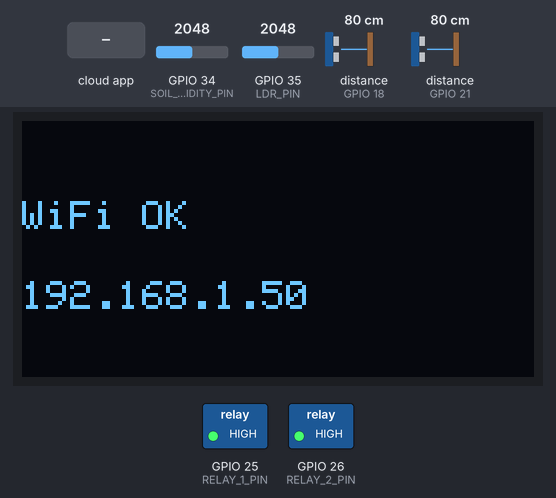
Bench run of a sketch on a simulated ESP32. On the bench: 128×64 one-colour display, switched loads named in the sketch (green lamp = pin HIGH). The test bench sets the inputs (shaded band); at power-on: distance to the obstacle (sensors on GPIO 18, GPIO 21) 80 cm, GPIO 34 (SOIL_HUMIDITY_PIN) = 2048, GPIO 35 (LDR_PIN) = 2048. The echo pulse lasts 58.3 µs per cm; WiFi joins after 1.5 s; servers stay silent unless stated; the Firebase database answers and starts empty; pins used as bus, display or sensor lines are not drawn; what the sketch prints to the serial monitor is not drawn.

Above: at 1.7 s.
At 7.0 s:
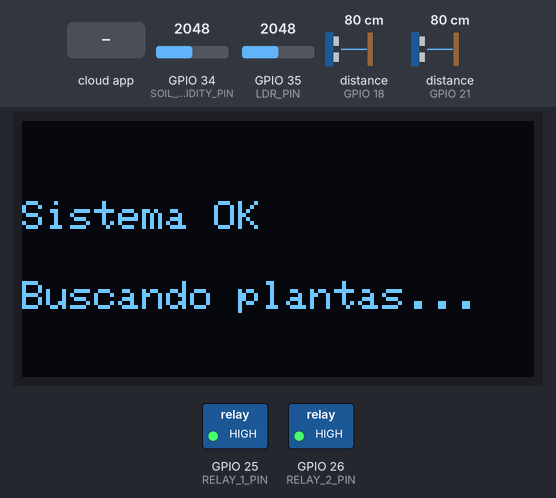
7.1 s: the phone or cloud app sets current_plant_id to 0
At 7.7 s:
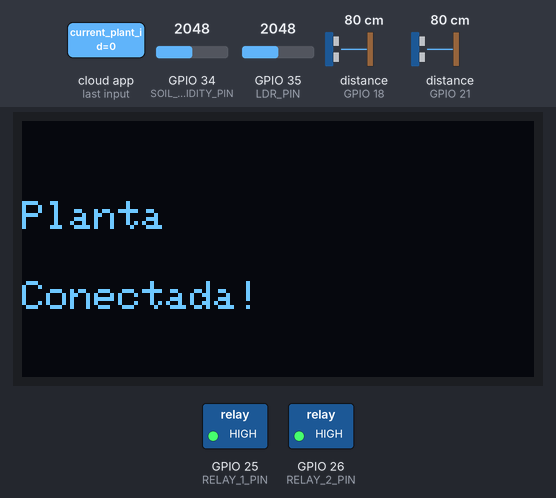
8.8 s: distance to the obstacle (sensor on GPIO 18) set to 2 cm
At 11.7 s:
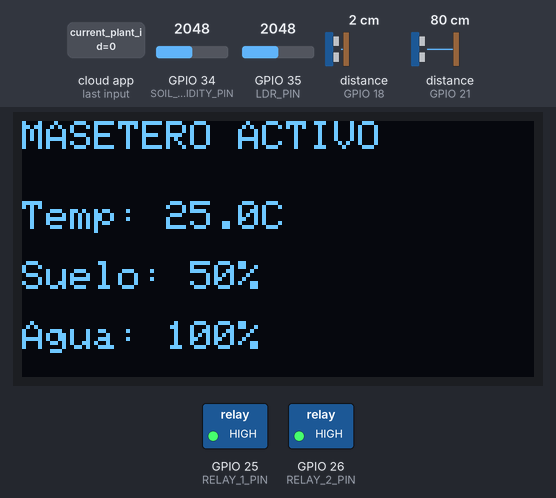
11.8 s: the phone or cloud app sets current_plant_id to 1
At 13.5 s:
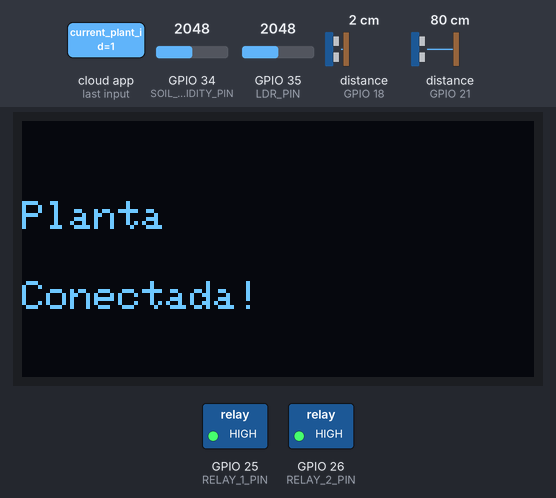
Timing chart, 0 to 15.0 s (numbered marks = the images above; inputs shaded):
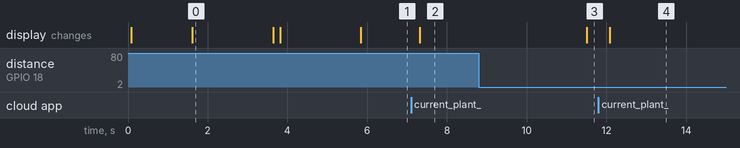

Measured:
- after the input at 7.1 s, the display: changes after 0.22 s (image 2)
- after the input at 8.8 s, the display: changes after 2.7 s (image 3)
- after the input at 11.8 s, the display: changes after 0.28 s (image 4)
- what the display in image 0 shows lasts 2.0 s, from 1.6 s to 3.6 s

The sketch:

ESP32_Firebase_Integration.ino
```cpp
/*
 * ========================================
 * ESP32 - Firebase Auto-Registration
 * Proyecto: Mi Masetero Inteligente
 * ========================================
 *
 * Este código permite que el ESP32 Dev Kit V1 se auto-registre
 * en Firebase Realtime Database para ser visible en la app Android.
 *
 * LIBRERÍAS NECESARIAS:
 * - Firebase ESP32 Client by Mobizt
 * - WiFi (incluida en ESP32)
 * - Wire (para I2C)
 * - Adafruit_GFX + Adafruit_SSD1306 (para OLED)
 *
 * Instalar desde Library Manager de Arduino IDE:
 * - "Firebase ESP32 Client" by Mobizt
 */

#include <WiFi.h>
#include <FirebaseESP32.h>
#include <Wire.h>
#include <Adafruit_GFX.h>
#include <Adafruit_SSD1306.h>

// ============================================
// CONFIGURACIÓN - MODIFICAR SEGÚN TU PROYECTO
// ============================================

// WiFi Credentials
#define WIFI_SSID "TU_RED_WIFI"
#define WIFI_PASSWORD "TU_PASSWORD_WIFI"

// Firebase Credentials
#define FIREBASE_HOST "mimaseterointeligente-default-rtdb.firebaseio.com/"  // Sin https:// ni /
#define FIREBASE_AUTH "wZgnWs0aVWsR556EOBTWakbfZatT798E7CWTBYZ3"  // Database Secret o Auth Token

// Configuración del dispositivo
#define DEVICE_NAME "Masetero Principal"  // Nombre amigable del dispositivo
String DEVICE_ID = "";  // Se generará automáticamente basado en MAC

// Pines de sensores (ajustar según tu conexión)
#define SOIL_HUMIDITY_PIN 34     // Sensor de humedad del suelo (analógico)
#define DHT_PIN 4               // DHT11 temperatura y humedad
#define TRIG_PIN_HC 5           // HC-SR04 TRIG (nivel de agua)
#define ECHO_PIN_HC 18          // HC-SR04 ECHO
#define TRIG_PIN_Y401 19        // Y401 TRIG (detección de plagas/distancia)
#define ECHO_PIN_Y401 21        // Y401 ECHO
#define RELAY_1_PIN 25          // Relé 1 (electroválvula 1)
#define RELAY_2_PIN 26          // Relé 2 (electroválvula 2)
#define LDR_PIN 35              // Sensor LDR (luz analógico)

// OLED Display (0.96")
#define SCREEN_WIDTH 128
#define SCREEN_HEIGHT 64
#define OLED_RESET -1
Adafruit_SSD1306 display(SCREEN_WIDTH, SCREEN_HEIGHT, &Wire, OLED_RESET);

// Objetos Firebase
FirebaseData firebaseData;
FirebaseAuth auth;
FirebaseConfig config;

// Variables de estado
bool isConnectedToPlant = false;
String currentPlantId = "";
unsigned long lastUpdate = 0;
const unsigned long UPDATE_INTERVAL = 5000;  // Actualizar cada 5 segundos

// ============================================
// SETUP
// ============================================

void setup() {
  Serial.begin(115200);
  Serial.println("\n=== ESP32 Masetero Inteligente ===\n");

  // Generar DEVICE_ID único basado en MAC
  DEVICE_ID = "ESP32-" + getChipID();
  Serial.println("Device ID: " + DEVICE_ID);

  // Inicializar pines
  setupPins();

  // Inicializar OLED
  if(!display.begin(SSD1306_SWITCHCAPVCC, 0x3C)) {
    Serial.println("Error al inicializar OLED");
  } else {
    displayMessage("Iniciando...", DEVICE_ID);
  }

  // Conectar a WiFi
  connectToWiFi();

  // Configurar Firebase
  setupFirebase();

  // Registrar dispositivo en Firebase
  registerDeviceInFirebase();

  Serial.println("Sistema listo!");
  displayMessage("Sistema OK", "Buscando plantas...");
}

// ============================================
// LOOP PRINCIPAL
// ============================================

void loop() {
  // Actualizar timestamp cada segundo
  if (millis() - lastUpdate > UPDATE_INTERVAL) {
    updateLastSeen();

    // Si está conectado a una planta, leer y enviar datos de sensores
    if (isConnectedToPlant) {
      readAndSendSensorData();
    }

    lastUpdate = millis();
  }

  // Verificar si se asignó una planta
  checkPlantAssignment();

  delay(100);
}

// ============================================
// FUNCIONES DE CONFIGURACIÓN
// ============================================

void setupPins() {
  // Sensores
  pinMode(SOIL_HUMIDITY_PIN, INPUT);
  pinMode(LDR_PIN, INPUT);
  pinMode(TRIG_PIN_HC, OUTPUT);
  pinMode(ECHO_PIN_HC, INPUT);
  pinMode(TRIG_PIN_Y401, OUTPUT);
  pinMode(ECHO_PIN_Y401, INPUT);

  // Relés (activo bajo)
  pinMode(RELAY_1_PIN, OUTPUT);
  pinMode(RELAY_2_PIN, OUTPUT);
  digitalWrite(RELAY_1_PIN, HIGH);  // Apagado inicialmente
  digitalWrite(RELAY_2_PIN, HIGH);  // Apagado inicialmente

  Serial.println("Pines configurados");
}

void connectToWiFi() {
  Serial.print("Conectando a WiFi");
  displayMessage("WiFi", "Conectando...");

  WiFi.begin(WIFI_SSID, WIFI_PASSWORD);

  int attempts = 0;
  while (WiFi.status() != WL_CONNECTED && attempts < 20) {
    delay(500);
    Serial.print(".");
    attempts++;
  }

  if (WiFi.status() == WL_CONNECTED) {
    Serial.println("\nWiFi conectado!");
    Serial.println("IP: " + WiFi.localIP().toString());
    displayMessage("WiFi OK", WiFi.localIP().toString());
    delay(2000);
  } else {
    Serial.println("\nError al conectar WiFi");
    displayMessage("WiFi Error", "Reiniciando...");
    delay(3000);
    ESP.restart();
  }
}

void setupFirebase() {
  Serial.println("Configurando Firebase...");

  config.host = FIREBASE_HOST;
  config.signer.tokens.legacy_token = FIREBASE_AUTH;

  Firebase.begin(&config, &auth);
  Firebase.reconnectWiFi(true);

  Serial.println("Firebase configurado");
}

// ============================================
// FUNCIONES DE FIREBASE
// ============================================

void registerDeviceInFirebase() {
  Serial.println("Registrando dispositivo en Firebase...");
  displayMessage("Firebase", "Registrando...");

  String path = "/devices/" + DEVICE_ID;

  // Crear objeto JSON con datos del dispositivo
  FirebaseJson json;
  json.set("device_id", DEVICE_ID);
  json.set("device_name", DEVICE_NAME);
  json.set("is_available", true);
  json.set("current_plant_id", "");
  json.set("last_seen", String(millis()));
  json.set("ip_address", WiFi.localIP().toString());
  json.set("firmware_version", "1.0.0");

  if (Firebase.setJSON(firebaseData, path, json)) {
    Serial.println("Dispositivo registrado exitosamente!");
    displayMessage("Registrado", DEVICE_ID);
  } else {
    Serial.println("Error al registrar: " + firebaseData.errorReason());
    displayMessage("Error", "Registro fallido");
  }

  delay(2000);
}

void updateLastSeen() {
  String path = "/devices/" + DEVICE_ID + "/last_seen";
  Firebase.setString(firebaseData, path, String(millis()));
}

void checkPlantAssignment() {
  // Verificar si se asignó una planta a este dispositivo
  String path = "/devices/" + DEVICE_ID + "/current_plant_id";

  if (Firebase.getString(firebaseData, path)) {
    String plantId = firebaseData.stringData();

    if (plantId != "" && plantId != currentPlantId) {
      // Nueva planta asignada
      currentPlantId = plantId;
      isConnectedToPlant = true;

      // Actualizar is_available a false
      Firebase.setBool(firebaseData, "/devices/" + DEVICE_ID + "/is_available", false);

      Serial.println("Planta asignada: " + plantId);
      displayMessage("Planta", "Conectada!");

    } else if (plantId == "" && isConnectedToPlant) {
      // Planta desconectada
      currentPlantId = "";
      isConnectedToPlant = false;

      // Actualizar is_available a true
      Firebase.setBool(firebaseData, "/devices/" + DEVICE_ID + "/is_available", true);

      Serial.println("Planta desconectada");
      displayMessage("Disponible", "Sin planta");
    }
  }
}

void readAndSendSensorData() {
  if (!isConnectedToPlant || currentPlantId == "") return;

  Serial.println("Leyendo sensores...");

  // Leer sensores
  float soilHumidity = readSoilHumidity();
  float temperature = readTemperature();
  float ambientHumidity = readAmbientHumidity();
  float uvLevel = readLightLevel();  // Convertir LDR a UV simulado
  float waterLevel = readWaterLevel();
  int pestCount = detectPests();

  // Crear JSON con datos
  FirebaseJson sensorJson;
  sensorJson.set("plant_id", currentPlantId);
  sensorJson.set("soil_humidity", soilHumidity);
  sensorJson.set("temperature", temperature);
  sensorJson.set("ambient_humidity", ambientHumidity);
  sensorJson.set("uv_level", uvLevel);
  sensorJson.set("water_level", waterLevel);
  sensorJson.set("pest_count", pestCount);
  sensorJson.set("timestamp", String(millis()));

  // Enviar a Firebase
  String path = "/sensor_data/" + String(millis());  // Usar timestamp como ID

  if (Firebase.setJSON(firebaseData, path, sensorJson)) {
    Serial.println("Datos enviados correctamente");
    displaySensorData(temperature, soilHumidity, waterLevel);
  } else {
    Serial.println("Error al enviar datos: " + firebaseData.errorReason());
  }
}

// ============================================
// FUNCIONES DE LECTURA DE SENSORES
// ============================================

float readSoilHumidity() {
  int analogValue = analogRead(SOIL_HUMIDITY_PIN);
  // Convertir de 0-4095 a 0-100% (ajustar según calibración)
  float humidity = map(analogValue, 0, 4095, 0, 100);
  return constrain(humidity, 0, 100);
}

float readTemperature() {
  // Placeholder - Implementar lectura DHT11
  // Requiere librería DHT
  return 25.0;  // Valor de ejemplo
}

float readAmbientHumidity() {
  // Placeholder - Implementar lectura DHT11
  return 60.0;  // Valor de ejemplo
}

float readLightLevel() {
  int ldrValue = analogRead(LDR_PIN);
  // Convertir LDR a índice UV simulado (0-11)
  float uvIndex = map(ldrValue, 0, 4095, 0, 11);
  return constrain(uvIndex, 0, 11);
}

float readWaterLevel() {
  // Leer distancia con HC-SR04
  float distance = readUltrasonic(TRIG_PIN_HC, ECHO_PIN_HC);

  // Convertir distancia a porcentaje de nivel de agua
  // Ejemplo: tanque de 20cm de altura
  float level = map(distance, 2, 20, 100, 0);  // 2cm = lleno, 20cm = vacío
  return constrain(level, 0, 100);
}

int detectPests() {
  // Usar sensor Y401 para detección de movimiento/presencia
  float distance = readUltrasonic(TRIG_PIN_Y401, ECHO_PIN_Y401);

  // Si hay algo muy cerca, podría ser una plaga
  if (distance < 5.0 && distance > 0) {
    return 1;  // Plaga detectada
  }
  return 0;
}

float readUltrasonic(int trigPin, int echoPin) {
  digitalWrite(trigPin, LOW);
  delayMicroseconds(2);
  digitalWrite(trigPin, HIGH);
  delayMicroseconds(10);
  digitalWrite(trigPin, LOW);

  long duration = pulseIn(echoPin, HIGH, 30000);  // Timeout 30ms
  float distance = duration * 0.034 / 2;  // Convertir a cm

  return distance;
}

// ============================================
// FUNCIONES DE DISPLAY OLED
// ============================================

void displayMessage(String line1, String line2) {
  display.clearDisplay();
  display.setTextSize(1);
  display.setTextColor(SSD1306_WHITE);

  display.setCursor(0, 20);
  display.println(line1);

  display.setCursor(0, 40);
  display.println(line2);

  display.display();
}

void displaySensorData(float temp, float soil, float water) {
  display.clearDisplay();
  display.setTextSize(1);
  display.setTextColor(SSD1306_WHITE);

  display.setCursor(0, 0);
  display.println("MASETERO ACTIVO");

  display.setCursor(0, 20);
  display.print("Temp: ");
  display.print(temp, 1);
  display.println("C");

  display.setCursor(0, 35);
  display.print("Suelo: ");
  display.print(soil, 0);
  display.println("%");

  display.setCursor(0, 50);
  display.print("Agua: ");
  display.print(water, 0);
  display.println("%");

  display.display();
}

// ============================================
// FUNCIONES AUXILIARES
// ============================================

String getChipID() {
  uint64_t chipid = ESP.getEfuseMac();
  char buffer[13];
  sprintf(buffer, "%04X%08X", (uint16_t)(chipid >> 32), (uint32_t)chipid);
  return String(buffer);
}
```
